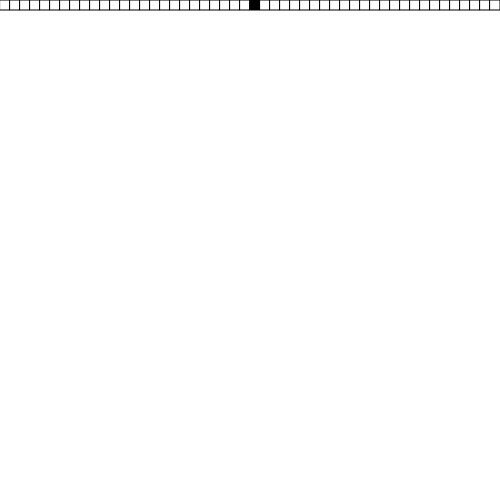
Frame 1 (no input)
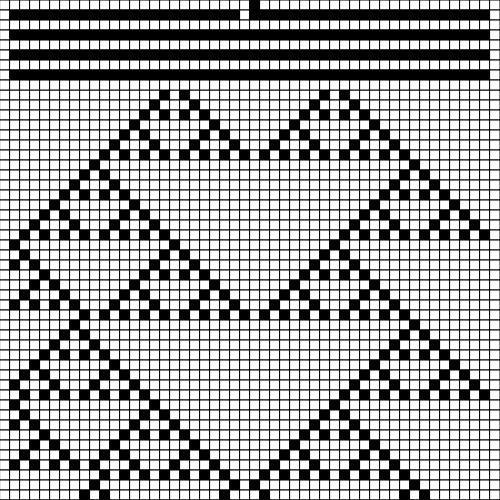
Frame 60 (no input)
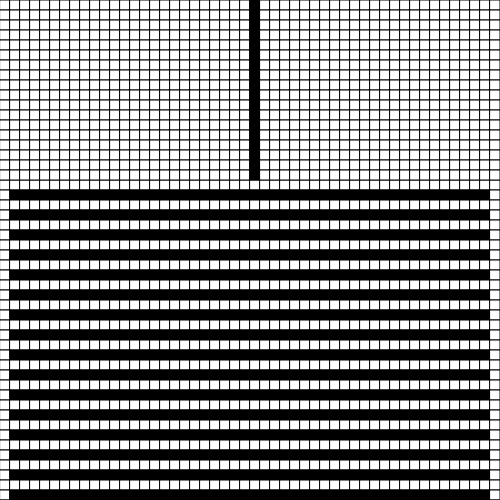
Frame 120 (the mouse pressed at the canvas centre since frame 60)

The p5.js sketch that drew these frames (run headless with seeded random() and noise() and a simulated clock; from frame 60 on, the mouse is pressed at the canvas centre):

// p5.js sketch
// ── sketch.js

function setup() {
    createCanvas(500, 500);

    cellSize = 10;
    ruleset = [0,1,0,1,1,0,1,0];
    ca = new CellularAutomata(width/cellSize, ruleset);
}

function draw() {
    ca.draw(cellSize);
    ca.generate();

    console.log(ca.generation);
    if(ca.generation > width/cellSize) {
        // Start a new CA with random ruleset
        for(let i = 0; i < ruleset.length; i++) {
            ruleset[i] = random() < 0.5 ? 0 : 1;
        }

        ca = new CellularAutomata(width/cellSize, ruleset);
    }
}

// ── cell.js
class CellularAutomata {
    constructor(size, ruleset) {
        this.generation = 0;
        this.cells = new Array(size);
        this.ruleset = ruleset;

        // Initialize cells with all zeros and one in the middle
        for(let i = 0; i < size; i++) {
            this.cells[i] = 0;
        }

        this.cells[size/2] = 1;
     }

     generate() {
         let nextgen = new Array(this.cells.length).fill(0);

         for(let i = 1; i < this.cells.length - 1; i++) {
            let left = this.cells[i - 1];
            let middle = this.cells[i];
            let right = this.cells[i + 1];

            nextgen[i] = this.applyRuleset(left, middle, right);
         }

         this.cells = nextgen;
         this.generation++;
     }

     applyRuleset(left, middle, right) {
         let bitseq = "" + left + middle + right;
         let ix = parseInt(bitseq, 2);
         return this.ruleset[ix];
     }

     draw(w) {
         for (let i = 0; i < this.cells.length; i++) {
             if (this.cells[i] == 1) {
                 fill(0);
             }
             else {
                 fill(255);
             }

             rect(i*w, this.generation*w, w, w);
         }
     }
}
